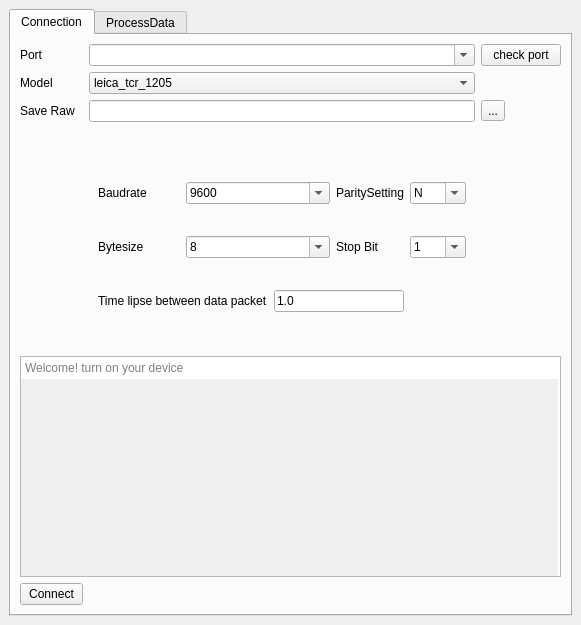
<?xml version="1.0" encoding="UTF-8"?>
<ui version="4.0">
 <class>TotalopenstationDialogBase</class>
 <widget class="QDockWidget" name="TotalopenstationDialogBase">
  <property name="geometry">
   <rect>
    <x>0</x>
    <y>0</y>
    <width>581</width>
    <height>625</height>
   </rect>
  </property>
  <property name="windowTitle">
   <string>TotalOpenStation2QGIS</string>
  </property>
  <widget class="QWidget" name="dockWidgetContents">
   <layout class="QGridLayout" name="gridLayout_5">
    <item row="0" column="0">
     <widget class="QTabWidget" name="tabWidget">
      <property name="currentIndex">
       <number>0</number>
      </property>
      <widget class="QWidget" name="Connection">
       <attribute name="icon">
        <iconset resource="resources.qrc">
         <normaloff>:/plugins/totalopenstationToQgis/icon.png</normaloff>:/plugins/totalopenstationToQgis/icon.png</iconset>
       </attribute>
       <attribute name="title">
        <string>Connection</string>
       </attribute>
       <layout class="QGridLayout" name="gridLayout_2">
        <item row="0" column="2">
         <widget class="QPushButton" name="pushButton_check_port">
          <property name="text">
           <string>check port</string>
          </property>
         </widget>
        </item>
        <item row="2" column="0">
         <widget class="QLabel" name="label_8">
          <property name="text">
           <string>Save Raw</string>
          </property>
         </widget>
        </item>
        <item row="3" column="1">
         <widget class="QgsDockWidget" name="mDockWidget">
          <property name="sizePolicy">
           <sizepolicy hsizetype="Expanding" vsizetype="Expanding">
            <horstretch>0</horstretch>
            <verstretch>0</verstretch>
           </sizepolicy>
          </property>
          <property name="floating">
           <bool>false</bool>
          </property>
          <property name="features">
           <set>QDockWidget::NoDockWidgetFeatures</set>
          </property>
          <widget class="QWidget" name="dockWidgetContents_2">
           <layout class="QGridLayout" name="gridLayout_7">
            <item row="0" column="0">
             <widget class="QLabel" name="label_3">
              <property name="text">
               <string>Baudrate</string>
              </property>
             </widget>
            </item>
            <item row="0" column="1" colspan="2">
             <widget class="QComboBox" name="comboBox_2">
              <property name="editable">
               <bool>true</bool>
              </property>
              <item>
               <property name="text">
                <string>9600</string>
               </property>
              </item>
              <item>
               <property name="text">
                <string>1200</string>
               </property>
              </item>
              <item>
               <property name="text">
                <string>2400</string>
               </property>
              </item>
              <item>
               <property name="text">
                <string>4800</string>
               </property>
              </item>
             </widget>
            </item>
            <item row="0" column="3">
             <widget class="QLabel" name="label_5">
              <property name="text">
               <string>ParitySetting</string>
              </property>
             </widget>
            </item>
            <item row="0" column="4">
             <widget class="QComboBox" name="comboBox_4">
              <property name="editable">
               <bool>true</bool>
              </property>
              <item>
               <property name="text">
                <string>N</string>
               </property>
              </item>
              <item>
               <property name="text">
                <string>E</string>
               </property>
              </item>
              <item>
               <property name="text">
                <string>O</string>
               </property>
              </item>
             </widget>
            </item>
            <item row="1" column="0">
             <widget class="QLabel" name="label_4">
              <property name="text">
               <string>Bytesize</string>
              </property>
             </widget>
            </item>
            <item row="1" column="1" colspan="2">
             <widget class="QComboBox" name="comboBox_3">
              <property name="editable">
               <bool>true</bool>
              </property>
              <item>
               <property name="text">
                <string>8</string>
               </property>
              </item>
              <item>
               <property name="text">
                <string>7</string>
               </property>
              </item>
              <item>
               <property name="text">
                <string>6</string>
               </property>
              </item>
              <item>
               <property name="text">
                <string>5</string>
               </property>
              </item>
             </widget>
            </item>
            <item row="1" column="3">
             <widget class="QLabel" name="label_7">
              <property name="text">
               <string>Stop Bit</string>
              </property>
             </widget>
            </item>
            <item row="1" column="4">
             <widget class="QComboBox" name="comboBox_6">
              <property name="editable">
               <bool>true</bool>
              </property>
              <item>
               <property name="text">
                <string>1</string>
               </property>
              </item>
              <item>
               <property name="text">
                <string>2</string>
               </property>
              </item>
             </widget>
            </item>
            <item row="2" column="0" colspan="2">
             <widget class="QLabel" name="label_6">
              <property name="text">
               <string>Time lipse between data packet</string>
              </property>
             </widget>
            </item>
            <item row="2" column="2" colspan="2">
             <widget class="QLineEdit" name="lineEdit">
              <property name="text">
               <string>1.0</string>
              </property>
             </widget>
            </item>
           </layout>
          </widget>
         </widget>
        </item>
        <item row="5" column="0">
         <widget class="QPushButton" name="pushButton_connect">
          <property name="sizePolicy">
           <sizepolicy hsizetype="Expanding" vsizetype="Fixed">
            <horstretch>0</horstretch>
            <verstretch>0</verstretch>
           </sizepolicy>
          </property>
          <property name="maximumSize">
           <size>
            <width>63</width>
            <height>16777215</height>
           </size>
          </property>
          <property name="text">
           <string>Connect</string>
          </property>
         </widget>
        </item>
        <item row="0" column="1">
         <widget class="QComboBox" name="comboBox_port">
          <property name="editable">
           <bool>true</bool>
          </property>
          <property name="currentText">
           <string/>
          </property>
         </widget>
        </item>
        <item row="2" column="1">
         <widget class="QLineEdit" name="lineEdit_save_raw"/>
        </item>
        <item row="2" column="2">
         <widget class="QToolButton" name="toolButton_save_raw">
          <property name="text">
           <string>...</string>
          </property>
         </widget>
        </item>
        <item row="0" column="0">
         <widget class="QLabel" name="label">
          <property name="text">
           <string>Port</string>
          </property>
         </widget>
        </item>
        <item row="4" column="0" colspan="3">
         <widget class="QPlainTextEdit" name="textEdit">
          <property name="tabChangesFocus">
           <bool>true</bool>
          </property>
          <property name="lineWrapMode">
           <enum>QPlainTextEdit::WidgetWidth</enum>
          </property>
          <property name="readOnly">
           <bool>true</bool>
          </property>
          <property name="overwriteMode">
           <bool>true</bool>
          </property>
          <property name="backgroundVisible">
           <bool>true</bool>
          </property>
          <property name="centerOnScroll">
           <bool>true</bool>
          </property>
          <property name="placeholderText">
           <string>Welcome! turn on your device</string>
          </property>
         </widget>
        </item>
        <item row="1" column="0">
         <widget class="QLabel" name="label_2">
          <property name="text">
           <string>Model</string>
          </property>
         </widget>
        </item>
        <item row="1" column="1">
         <widget class="QComboBox" name="comboBox_model">
          <item>
           <property name="text">
            <string>leica_tcr_1205</string>
           </property>
          </item>
          <item>
           <property name="text">
            <string>leica_tcr_705</string>
           </property>
          </item>
          <item>
           <property name="text">
            <string>nikon_npl_350</string>
           </property>
          </item>
          <item>
           <property name="text">
            <string>trimble</string>
           </property>
          </item>
          <item>
           <property name="text">
            <string>zeiss_elta_r55</string>
           </property>
          </item>
          <item>
           <property name="text">
            <string>topcon_gpt_3005</string>
           </property>
          </item>
          <item>
           <property name="text">
            <string>custom</string>
           </property>
          </item>
          <item>
           <property name="text">
            <string>sokkia_rku_630</string>
           </property>
          </item>
          <item>
           <property name="text">
            <string>custom_bluetooth</string>
           </property>
          </item>
          <item>
           <property name="text">
            <string>geomax</string>
           </property>
          </item>
         </widget>
        </item>
       </layout>
      </widget>
      <widget class="QWidget" name="ProcessData">
       <attribute name="title">
        <string>ProcessData</string>
       </attribute>
       <layout class="QGridLayout" name="gridLayout_6">
        <item row="1" column="0">
         <widget class="QGroupBox" name="groupBox_coordinate">
          <property name="title">
           <string>Coordinates</string>
          </property>
          <layout class="QGridLayout" name="gridLayout_3">
           <item row="1" column="2">
            <widget class="QPushButton" name="pushButton_destination">
             <property name="text">
              <string>insert destination</string>
             </property>
             <property name="checkable">
              <bool>false</bool>
             </property>
            </widget>
           </item>
           <item row="0" column="2">
            <widget class="QPushButton" name="pushButton_origin">
             <property name="text">
              <string>insert origin</string>
             </property>
            </widget>
           </item>
           <item row="0" column="0" rowspan="2">
            <layout class="QGridLayout" name="gridLayout">
             <item row="0" column="0">
              <widget class="QLabel" name="label_11">
               <property name="text">
                <string>x origin</string>
               </property>
              </widget>
             </item>
             <item row="0" column="1">
              <widget class="QLineEdit" name="lineEdit_x_origin"/>
             </item>
             <item row="1" column="0">
              <widget class="QLabel" name="label_12">
               <property name="text">
                <string>y origin</string>
               </property>
              </widget>
             </item>
             <item row="1" column="1">
              <widget class="QLineEdit" name="lineEdit_y_origin"/>
             </item>
             <item row="2" column="0">
              <widget class="QLabel" name="label_13">
               <property name="text">
                <string>x destination</string>
               </property>
              </widget>
             </item>
             <item row="2" column="1">
              <widget class="QLineEdit" name="lineEdit_x_destination"/>
             </item>
             <item row="3" column="0">
              <widget class="QLabel" name="label_14">
               <property name="text">
                <string>y destination</string>
               </property>
              </widget>
             </item>
             <item row="3" column="1">
              <widget class="QLineEdit" name="lineEdit_y_destination"/>
             </item>
            </layout>
           </item>
          </layout>
         </widget>
        </item>
        <item row="2" column="0">
         <widget class="QTableView" name="tableView">
          <property name="alternatingRowColors">
           <bool>true</bool>
          </property>
          <property name="gridStyle">
           <enum>Qt::DashDotDotLine</enum>
          </property>
          <property name="sortingEnabled">
           <bool>true</bool>
          </property>
          <attribute name="horizontalHeaderStretchLastSection">
           <bool>true</bool>
          </attribute>
          <attribute name="verticalHeaderCascadingSectionResizes">
           <bool>true</bool>
          </attribute>
          <attribute name="verticalHeaderShowSortIndicator" stdset="0">
           <bool>true</bool>
          </attribute>
          <attribute name="verticalHeaderStretchLastSection">
           <bool>true</bool>
          </attribute>
         </widget>
        </item>
        <item row="8" column="0">
         <widget class="QPushButton" name="pushButton_rt">
          <property name="sizePolicy">
           <sizepolicy hsizetype="Expanding" vsizetype="Fixed">
            <horstretch>0</horstretch>
            <verstretch>0</verstretch>
           </sizepolicy>
          </property>
          <property name="maximumSize">
           <size>
            <width>105</width>
            <height>16777215</height>
           </size>
          </property>
          <property name="text">
           <string>Rototranslation</string>
          </property>
         </widget>
        </item>
        <item row="0" column="0">
         <layout class="QGridLayout" name="gridLayout_4">
          <item row="1" column="2">
           <widget class="QToolButton" name="toolButton_input">
            <property name="text">
             <string>...</string>
            </property>
           </widget>
          </item>
          <item row="1" column="1">
           <widget class="QLineEdit" name="lineEdit_input"/>
          </item>
          <item row="2" column="0">
           <widget class="QLabel" name="label_10">
            <property name="text">
             <string>Format output</string>
            </property>
           </widget>
          </item>
          <item row="3" column="2">
           <widget class="QToolButton" name="toolButton_output">
            <property name="text">
             <string>...</string>
            </property>
           </widget>
          </item>
          <item row="4" column="2">
           <widget class="QPushButton" name="pushButton_export">
            <property name="maximumSize">
             <size>
              <width>100</width>
              <height>16777215</height>
             </size>
            </property>
            <property name="text">
             <string>Load</string>
            </property>
           </widget>
          </item>
          <item row="4" column="1">
           <widget class="QProgressBar" name="progressBar">
            <property name="value">
             <number>0</number>
            </property>
           </widget>
          </item>
          <item row="0" column="0">
           <widget class="QLabel" name="label_9">
            <property name="text">
             <string>Format input</string>
            </property>
           </widget>
          </item>
          <item row="2" column="1">
           <widget class="QComboBox" name="comboBox_format2">
            <property name="currentIndex">
             <number>6</number>
            </property>
            <item>
             <property name="text">
              <string>geojson</string>
             </property>
            </item>
            <item>
             <property name="text">
              <string>dxf</string>
             </property>
            </item>
            <item>
             <property name="text">
              <string>csv pyarchinit_us</string>
             </property>
            </item>
            <item>
             <property name="text">
              <string>csv pyarchinit_rif</string>
             </property>
            </item>
            <item>
             <property name="text">
              <string>csv pyarchinit_sample</string>
             </property>
            </item>
            <item>
             <property name="text">
              <string>csv</string>
             </property>
            </item>
            <item>
             <property name="text">
              <string>shp</string>
             </property>
            </item>
            <item>
             <property name="text">
              <string>txt</string>
             </property>
            </item>
            <item>
             <property name="text">
              <string>dat</string>
             </property>
            </item>
            <item>
             <property name="text">
              <string>sql</string>
             </property>
            </item>
           </widget>
          </item>
          <item row="0" column="1">
           <widget class="QComboBox" name="comboBox_format">
            <item>
             <property name="text">
              <string>geomax_gsi</string>
             </property>
            </item>
            <item>
             <property name="text">
              <string>geomax_txt</string>
             </property>
            </item>
            <item>
             <property name="text">
              <string>leica_gsi</string>
             </property>
            </item>
            <item>
             <property name="text">
              <string>leica_tcr_1205</string>
             </property>
            </item>
            <item>
             <property name="text">
              <string>leica_tcr_705</string>
             </property>
            </item>
            <item>
             <property name="text">
              <string>topcon_gts</string>
             </property>
            </item>
            <item>
             <property name="text">
              <string>topcon_ascii</string>
             </property>
            </item>
            <item>
             <property name="text">
              <string>topcon_gt7</string>
             </property>
            </item>
            <item>
             <property name="text">
              <string>sokkia_sdr33</string>
             </property>
            </item>
            <item>
             <property name="text">
              <string>trimble_dc</string>
             </property>
            </item>
            <item>
             <property name="text">
              <string>trimble_are</string>
             </property>
            </item>
            <item>
             <property name="text">
              <string>nikon_raw_v200</string>
             </property>
            </item>
            <item>
             <property name="text">
              <string>zeiss_r5</string>
             </property>
            </item>
            <item>
             <property name="text">
              <string>zeiss_rec_500</string>
             </property>
            </item>
            <item>
             <property name="text">
              <string>landxml</string>
             </property>
            </item>
           </widget>
          </item>
          <item row="3" column="1">
           <widget class="QLineEdit" name="lineEdit_output"/>
          </item>
          <item row="5" column="2">
           <widget class="QPushButton" name="pushButton_crs">
            <property name="sizePolicy">
             <sizepolicy hsizetype="Expanding" vsizetype="Fixed">
              <horstretch>0</horstretch>
              <verstretch>0</verstretch>
             </sizepolicy>
            </property>
            <property name="maximumSize">
             <size>
              <width>105</width>
              <height>16777215</height>
             </size>
            </property>
            <property name="text">
             <string>set CRS to UCS</string>
            </property>
           </widget>
          </item>
         </layout>
        </item>
        <item row="3" column="0">
         <widget class="QCheckBox" name="checkBox_ref">
          <property name="enabled">
           <bool>false</bool>
          </property>
          <property name="text">
           <string>Insert references</string>
          </property>
         </widget>
        </item>
        <item row="4" column="0">
         <widget class="QCheckBox" name="checkBox_coord">
          <property name="enabled">
           <bool>false</bool>
          </property>
          <property name="text">
           <string>CheckBox coord</string>
          </property>
         </widget>
        </item>
       </layout>
      </widget>
     </widget>
    </item>
   </layout>
  </widget>
 </widget>
 <customwidgets>
  <customwidget>
   <class>QgsDockWidget</class>
   <extends>QDockWidget</extends>
   <header>qgsdockwidget.h</header>
   <container>1</container>
  </customwidget>
 </customwidgets>
 <resources>
  <include location="resources.qrc"/>
 </resources>
 <connections/>
</ui>
